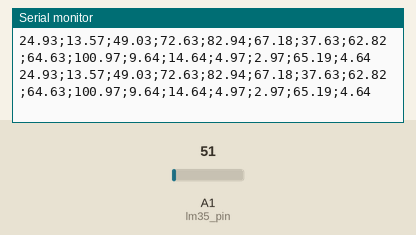
Simulated run of this sketch. Board: Arduino Uno, built with avr-gcc and run on an emulated ATmega328P. Parts: the last lines printed to the serial monitor. Inputs (shaded band) come from the test bench; at power-on: A1 (lm35_pin) = 51.

Above: at 2.8 s.
2.9 s: A1 (lm35_pin) set to 61
At 4.7 s:
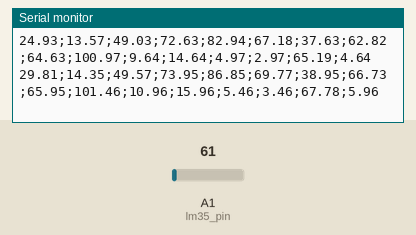
5.6 s: A1 (lm35_pin) set to 71
At 7.3 s:
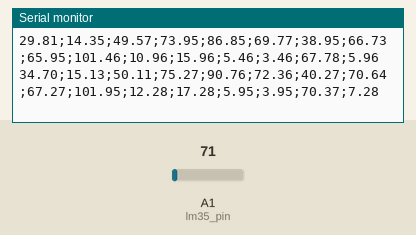
Timing chart, 0 to 8.8 s (numbered marks = the images above; inputs shaded):
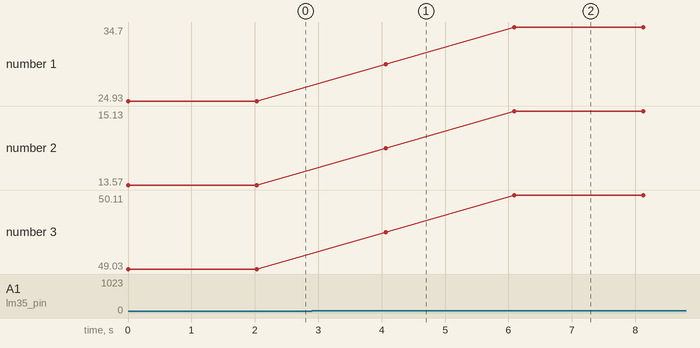

The sketch:

cerveja.ino
```cpp
#include "DHT.h"
#define dht_type DHT11  //define qual o tipo de sensor DHTxx que se está
/**
* Configurações iniciais sobre os sensores
* DHT11, LM35, LDR5 e TCRT5000
*/
int dht_pin = A2;
DHT dht_1 = DHT(dht_pin, dht_type);  //pode-se configurar diversos
int lm35_pin = A1, leitura_lm35 = 0;
float temperatura;


float maceracao;

float malteacao1;
float malteacao2;
float malteacao3;

float moagem;

float brassagem1;
float brassagem2;
float brassagem3;


float fervura;

float resfriamento1;
float resfriamento2;
float resfriamento3;

float fermentacao;

float maturacao;


float pasteurizacao;

float servir;

int ldr_pin = A5, leitura_ldr = 0;
int switch_pin = 7;
void setup() {
  Serial.begin(9600);
  dht_1.begin();
  pinMode(switch_pin, INPUT);
}
void loop() {

  /**
* Bloco do LM35
*/
  leitura_lm35 = analogRead(lm35_pin);
  temperatura = leitura_lm35 * (5.0 / 1023) * 100;


  maceracao = (0.16* temperatura)+9.58;

  malteacao1 = (0.11*temperatura)+46.29;
  malteacao2 = (0.27*temperatura)+65.9;
  malteacao3 =(0.80*temperatura)+63;

  moagem = (0.53*temperatura)+53.97;

  brassagem1 = (0.27*temperatura)+30.9;
  brassagem2 = (0.80*temperatura)+42.88;
  brassagem3 = (0.27*temperatura)+57.9;

  fervura = (0.1*temperatura)+98.48;

  resfriamento1 = (0.27*temperatura)+2.91;
  resfriamento2 = (0.27*temperatura)+7.91;
  resfriamento3 = (0.1*temperatura)+2.48;

  maturacao = (0.1*temperatura)+0.48;
  pasteurizacao = (0.53*temperatura)+51.98;
  servir = (0.27*temperatura)-2.09;

  Serial.print(temperatura);
  Serial.print(";");
  Serial.print(maceracao);
  Serial.print(";");
  Serial.print(malteacao1);
  Serial.print(";");
  Serial.print(malteacao2);
  Serial.print(";");
  Serial.print(malteacao3);
  Serial.print(";");
  Serial.print(moagem);
  Serial.print(";");
  Serial.print(brassagem1);
  Serial.print(";");
  Serial.print(brassagem2);
  Serial.print(";");
  Serial.print(brassagem3);
  Serial.print(";");
  Serial.print(fervura);
  Serial.print(";");

  Serial.print(resfriamento1);
  Serial.print(";");
  Serial.print(resfriamento2);
  Serial.print(";");
  Serial.print(resfriamento3);
  Serial.print(";");
  Serial.print(maturacao);
  Serial.print(";");
  Serial.print(pasteurizacao);
  Serial.print(";");
  Serial.println(servir);


  delay(2000);
}
```

Measured:
- after the input at 2.9 s, the serial monitor: prints a new line after 1.2 s (image 1)
- after the input at 5.6 s, the serial monitor: prints a new line after 0.49 s (image 2)
- plotted number 1: 24.93 → 29.81 after the input at 2.9 s, 29.81 → 34.7 after the input at 5.6 s
- plotted number 2: 13.57 → 14.35 after the input at 2.9 s, 14.35 → 15.13 after the input at 5.6 s
- plotted number 3: 49.03 → 49.57 after the input at 2.9 s, 49.57 → 50.11 after the input at 5.6 s
